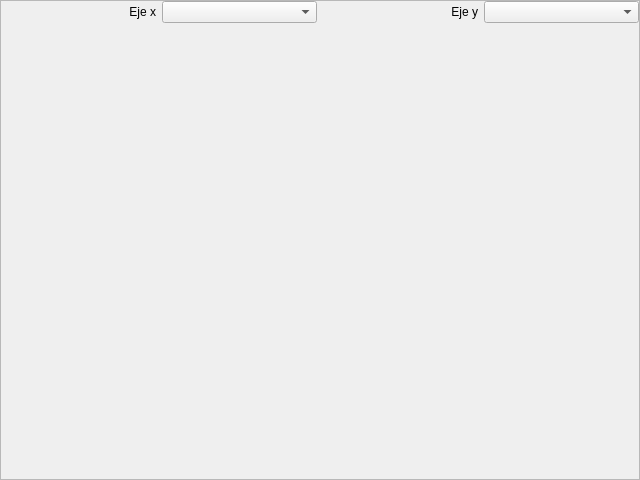
<?xml version="1.0" encoding="UTF-8"?>
<ui version="4.0">
 <class>VisualEvaluation</class>
 <widget class="QWidget" name="VisualEvaluation">
  <property name="geometry">
   <rect>
    <x>0</x>
    <y>0</y>
    <width>640</width>
    <height>480</height>
   </rect>
  </property>
  <property name="windowTitle">
   <string>Form</string>
  </property>
  <layout class="QGridLayout" name="gridLayout">
   <property name="leftMargin">
    <number>0</number>
   </property>
   <property name="topMargin">
    <number>0</number>
   </property>
   <property name="rightMargin">
    <number>0</number>
   </property>
   <property name="bottomMargin">
    <number>0</number>
   </property>
   <item row="0" column="0">
    <widget class="QScrollArea" name="scrollArea">
     <property name="widgetResizable">
      <bool>true</bool>
     </property>
     <widget class="QWidget" name="scrollAreaWidgetContents">
      <property name="geometry">
       <rect>
        <x>0</x>
        <y>0</y>
        <width>638</width>
        <height>478</height>
       </rect>
      </property>
      <layout class="QGridLayout" name="scroll_grid">
       <property name="leftMargin">
        <number>0</number>
       </property>
       <property name="topMargin">
        <number>0</number>
       </property>
       <property name="rightMargin">
        <number>0</number>
       </property>
       <property name="bottomMargin">
        <number>0</number>
       </property>
       <item row="0" column="3">
        <widget class="QComboBox" name="eje_y_box"/>
       </item>
       <item row="0" column="0">
        <widget class="QLabel" name="label">
         <property name="sizePolicy">
          <sizepolicy hsizetype="Preferred" vsizetype="Preferred">
           <horstretch>0</horstretch>
           <verstretch>0</verstretch>
          </sizepolicy>
         </property>
         <property name="text">
          <string>Eje x</string>
         </property>
         <property name="alignment">
          <set>Qt::AlignRight|Qt::AlignTrailing|Qt::AlignVCenter</set>
         </property>
        </widget>
       </item>
       <item row="0" column="1">
        <widget class="QComboBox" name="eje_x_box"/>
       </item>
       <item row="0" column="2">
        <widget class="QLabel" name="label_2">
         <property name="text">
          <string>Eje y</string>
         </property>
         <property name="alignment">
          <set>Qt::AlignRight|Qt::AlignTrailing|Qt::AlignVCenter</set>
         </property>
        </widget>
       </item>
       <item row="1" column="0" colspan="4">
        <widget class="QWidget" name="widget" native="true"/>
       </item>
      </layout>
     </widget>
    </widget>
   </item>
  </layout>
 </widget>
 <resources/>
 <connections/>
</ui>
